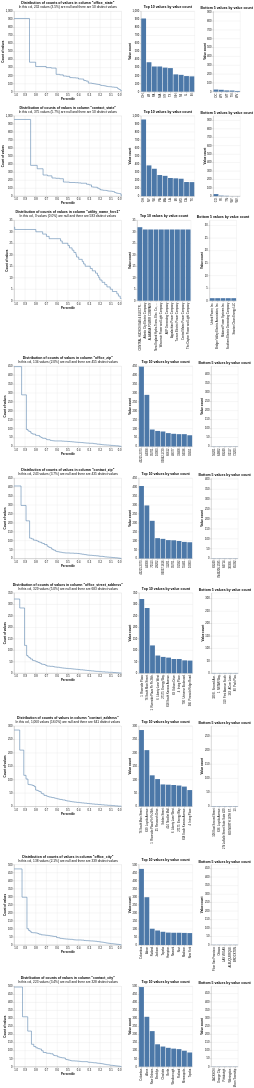

Notebook cell for this chart:
### Code cell
ferc_profile_cols = [col for col in ferc_candidate_cols if col not in ["utility_id_ferc1", "report_year"]]

profile_columns(ferc_raw[ferc_profile_cols], db_api=DuckDBAPI(), top_n=10, bottom_n=5)
